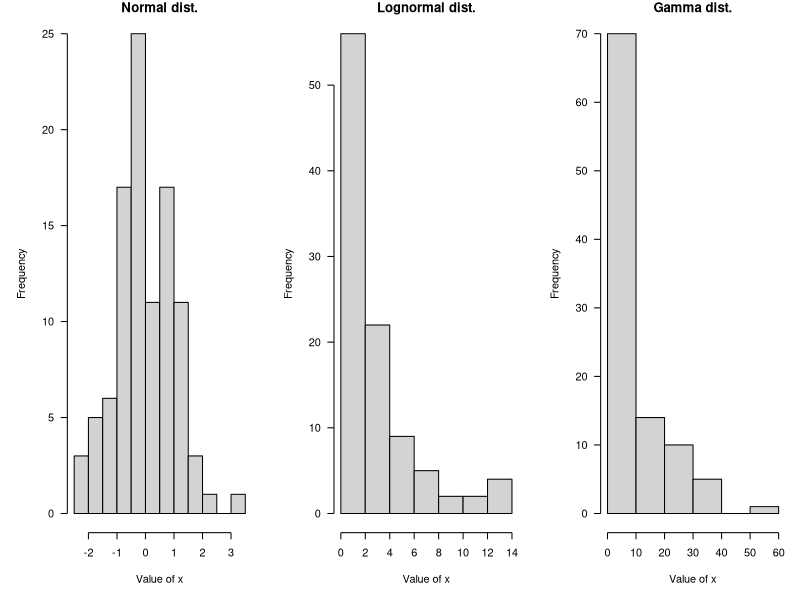
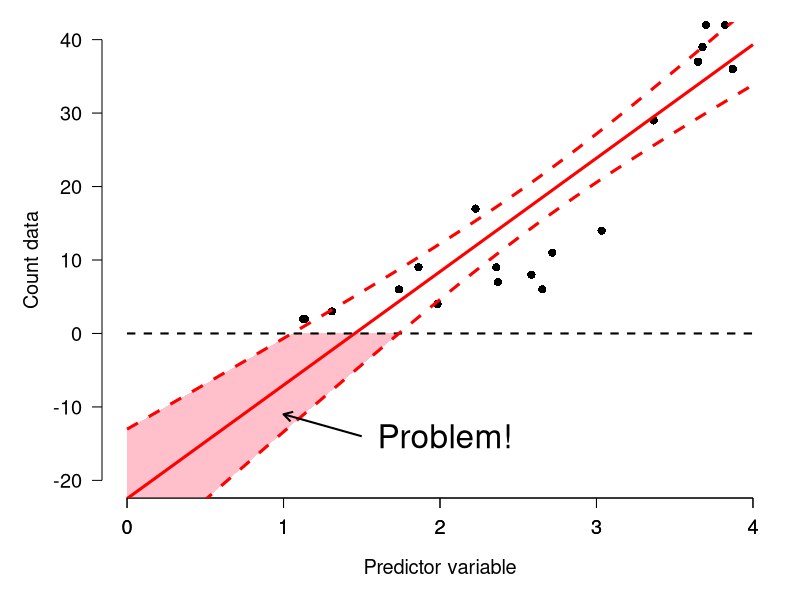
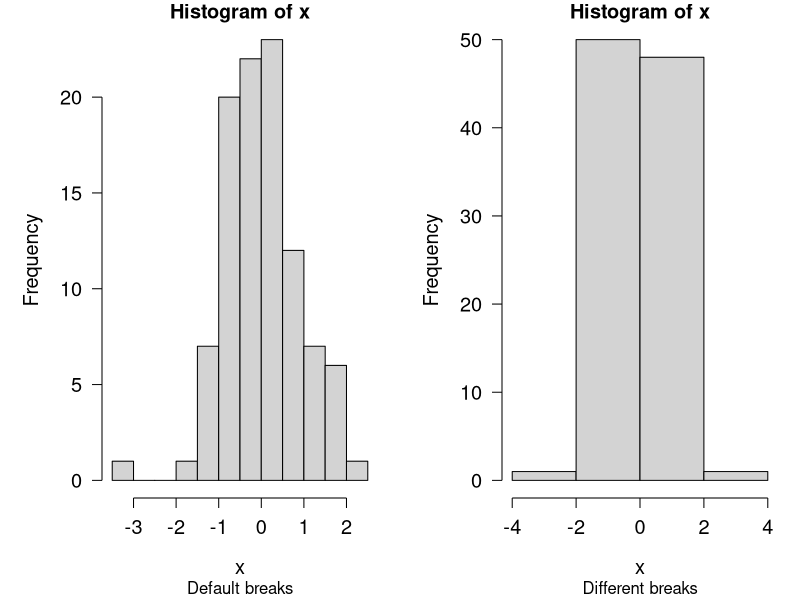
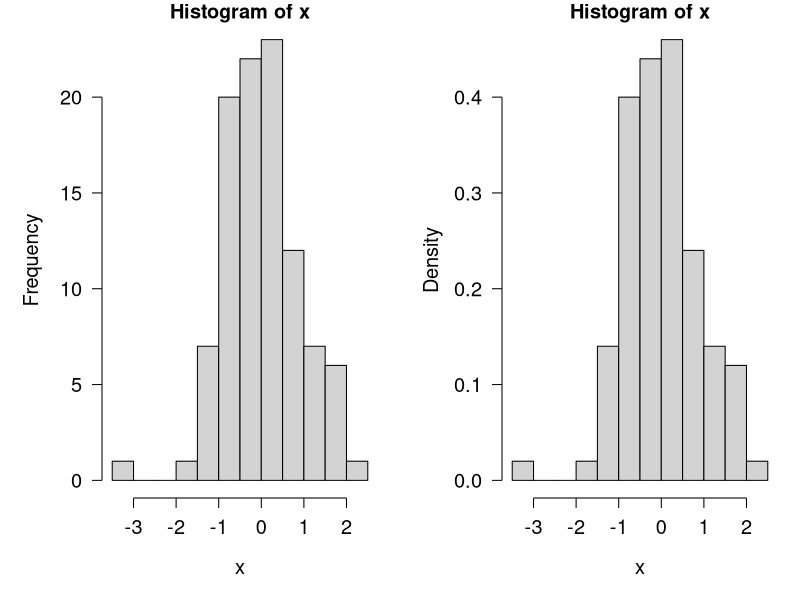
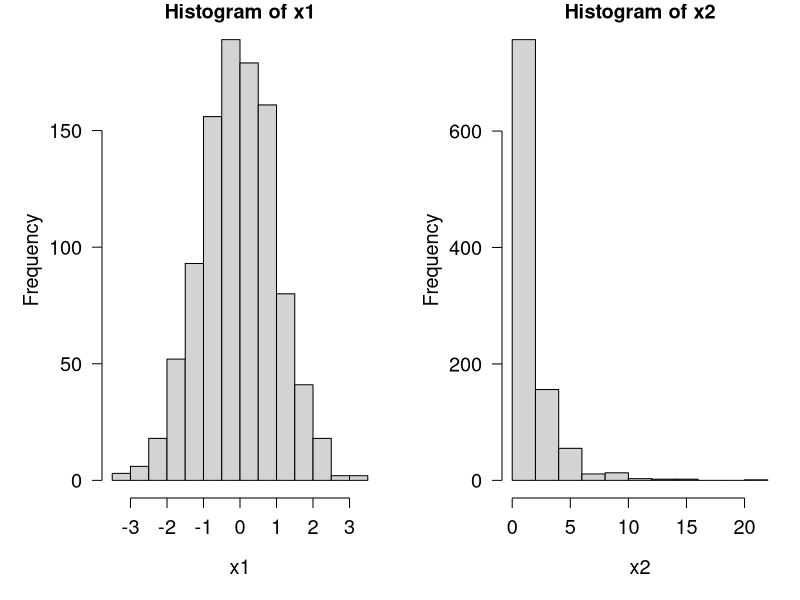
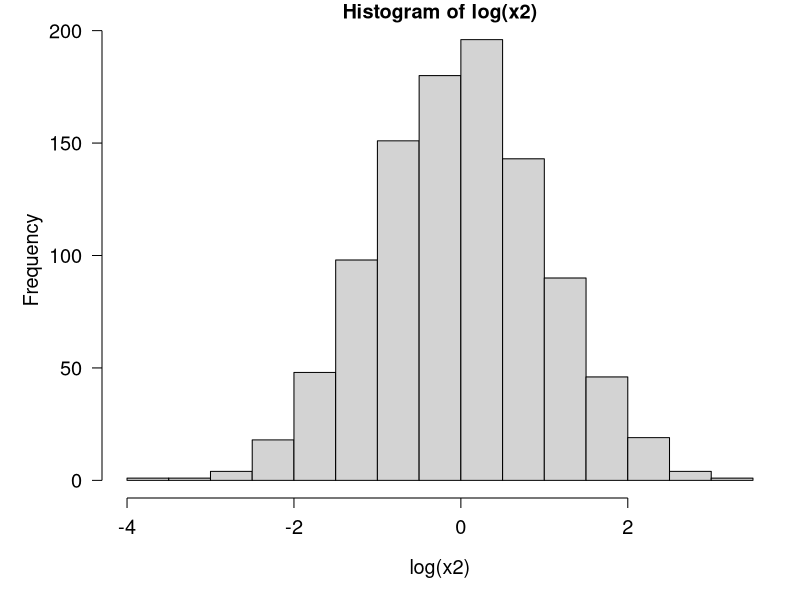
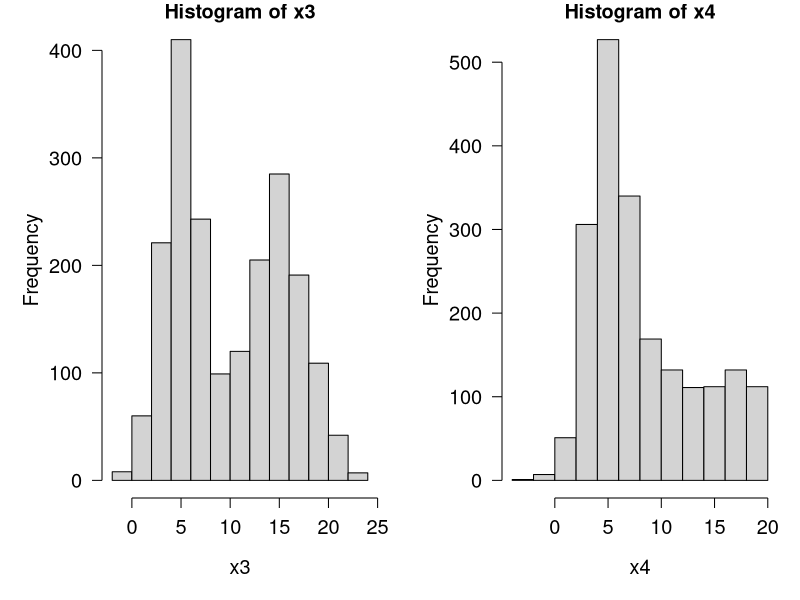
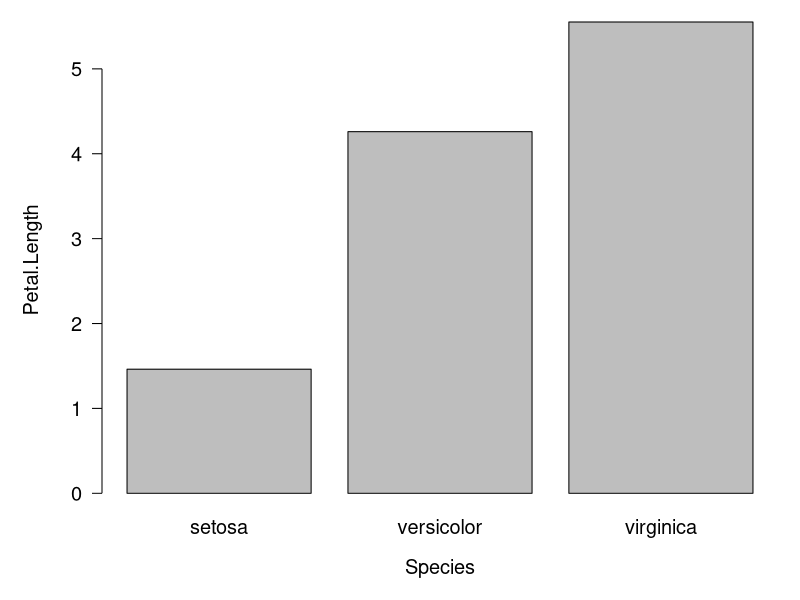

These charts were generated, in order, by the following R code:
## ---- chunk 1
#| echo: FALSE
par(mfrow=c(1,3), mar=c(5.1, 5.1, 1.1, 1.1), bty="n", las=1, lend=1)
hist(rnorm(100), main="Normal dist.", xlab="Value of x")
hist(rlnorm(100, 0.5, 1), main="Lognormal dist.", xlab="Value of x")
hist(rgamma(100, 1, 0.1), main="Gamma dist.", xlab="Value of x")
par(mfrow=c(1,1))
## ---- chunk 2
#| echo: false
# illustration of linear models vs. count data
set.seed(123)
n <- 20
x <- runif(n, 1, 4)
y <- rpois(n, exp(0.02 + 0.97 * x))

mod <- lm(y~x)
px <- seq(0, 4, length=50)
pred <- predict(mod, newdata=data.frame(x=px), se.fit=TRUE)
lo <- qnorm(0.025, pred$fit, pred$se.fit)
up <- qnorm(0.975, pred$fit, pred$se.fit)
mn <- pred$fit

# find problem x values
z <- px[which(up <= 0 | lo <= 0)]
zlo <- lo[which(px %in% z)]
zup <- up[which(px %in% z)]

par(mfrow=c(1,1), mar=c(5.1, 5.1, 1.1, 1.1), bty="n",
    las=1, lend=1, cex.axis=1.2, cex.lab=1.2)
plot(x,y, xlim=c(0, 4), ylim=c(-20, 40),
     ylab="Count data", xlab="Predictor variable",
     pch=16, cex=1.1, xpd=NA)
polygon(x=c(z, rev(z)),
    y=c(pmin(0, zup), rev(pmin(0, zlo))),
    border=NA, col="pink", xpd=FALSE)
axis(side=1, at=0:4)
segments(0, 0, 4, 0, lty=2, lwd=2)
points(px, lo, type="l", lty=2, lwd=3, col="red")
points(px, up, type="l", lty=2, lwd=3, col="red")
points(px, mn, type="l", lwd=3, col="red")
arrows(1.5, -14, 1, -11, length=0.1, lwd=2)
text(1.6, -14, "Problem!", adj=0, cex=2)
## ---- chunk 3
x <- rnorm(100)

# 1 row, 2 column plot layout
par(mfrow=c(1,2))
hist(x, sub="Default breaks")
hist(x, breaks=seq(-4, 4, by=2), sub="Different breaks")
## ---- chunk 4
# reset plot layout to 1 x 1
par(mfrow=c(1,1))
## ---- chunk 5

par(mfrow=c(1,2))
hist(x)
hist(x, freq=FALSE)

# reset
par(mfrow=c(1,1))
## ---- chunk 6
x1 <- rnorm(1000)
x2 <- rlnorm(1000)

par(mfrow=c(1,2))
hist(x1)
hist(x2)

# reset
par(mfrow=c(1,1))
## ---- chunk 7
hist(log(x2))
## ---- chunk 8
x1 <- rnorm(1000, 5, 2)
x2 <- rnorm(1000, 15, 3)
x3 <- c(x1, x2)

x1 <- rnorm(1000, 5, 2)
x2 <- runif(1000, 3, 20)
x4 <- c(x1, x2)

par(mfrow=c(1,2))
hist(x3)
hist(x4)

# reset
par(mfrow=c(1,1))
## ---- chunk 9
# get means and SD of a y variable by species in iris
agg <- aggregate(Petal.Length~Species, data=iris, mean)
agg$sd <- aggregate(Petal.Length~Species,
                    data=iris, sd)$Petal.Length

# get x axis values
bar <- barplot(Petal.Length~Species, data=agg)
## ---- chunk 10
# make plot with second call
barplot(Petal.Length~Species, data=agg, ylim=c(0, 7))
segments(bar[,1], agg$Petal.Length, bar[,1], agg$Petal.Length+agg$sd)
## ---- chunk 11
boxplot(iris$Petal.Width)
## ---- chunk 12
boxplot(iris$Petal.Width,
        ylab="Petal width (cm)",
        ylim=c(0,3))
## ---- chunk 13
boxplot(iris$Petal.Width~iris$Species,
        xlab="Species",
        ylab="Petal.Width (cm)",
        ylim=c(0,3))
## ---- chunk 14
x <- iris
x$color <- c("red", "white") #made up variable

# group by species and color:
boxplot(Petal.Width~Species+color, data=x,
        ylab="Petal width (cm)", ylim=c(0,3))
## ---- chunk 15
# difference in order of grouping:
boxplot(Petal.Width~color+Species, data=x,
        ylab="Petal width (cm)", ylim=c(0,3))
## ---- chunk 16
boxplot(Petal.Width~Species+color, data=x,
        ylab="Petal width (cm)", ylim=c(0,3))
# add missing tick mark with axis()
axis(side=1, at=6, labels="virginica.white")
## ---- chunk 17
set.seed(42)
n <- 1e3
x1 <- runif(n, 3, 8)
x2 <- rnorm(n, 7, 4)
par(mfrow=c(1,2))
plot(ecdf(x1))
plot(ecdf(x2))
# add lines at 20th percentile:
abline(h=0.2, lty=2, col="red")
abline(v=quantile(x2, 0.2), lty=2, col="red")
## ---- chunk 18
set.seed(42)
n <- 1e3
x1 <- rpois(n, 3)   # Poisson 
x2 <- rgeom(n, 0.3) # geometric 
par(mfrow=c(1,2))
plot(ecdf(x1))
plot(ecdf(x2))
## ---- chunk 19
class(ecdf(rnorm(100)))
## ---- chunk 20
set.seed(123)
x <- rnorm(1e2, 20, 5)
e1 <- ecdf(x) # define function for CDF(x)
x1 <- 0:100  # define new x values at which to calculate CDF
y1 <- e1(x1) # calculate CDF at each new x
par(mfrow=c(1,1))
plot(x1, y1, type="s", lwd=2, col="blue2")
## ---- chunk 21
set.seed(123)
n <- 1e4
mu <- 20
sig <- 5
x4 <- rnorm(n, mu, sig)
x1 <- x4[sample(1:n, 10, replace=TRUE)]
x2 <- x4[sample(1:n, 100, replace=TRUE)]
x3 <- x4[sample(1:n, 1000, replace=TRUE)]

xseq <- seq(0, 40, length=100)
y1 <- ecdf(x1)(xseq)
y2 <- ecdf(x2)(xseq)
y3 <- ecdf(x3)(xseq)
yt <- pnorm(xseq, mu, sig)

plot(xseq, yt, type="l", lwd=6, xlab="x",
     ylab="(E)CDF = F(x)")
points(xseq, y1, type="l", lwd=2, col="red")
points(xseq, y2, type="l", lwd=2, col="blue2")
points(xseq, y3, type="l", lwd=2, col="green")
legend("topleft", 
    legend=c(expression(n==10), expression(n==100), 
             expression(n==1000), "True CDF"),
    lwd=c(2,2,2,6),
    col=c("red", "blue2", "green", "black"),
    bty="n", cex=1.2)
## ---- chunk 22
set.seed(123)
n <- 1e3
par(mfrow=c(2,2))
plot(density(rnorm(n,5,2)), main="Normal(5, 2)")
plot(density(rgamma(n, 3, 2)), main="Gamma(3, 2)")
plot(density(runif(n)), main="Uniform(0, 1)")
plot(density(rpois(n,4)), main="Poisson(4)")
## ---- chunk 23
par(mfrow=c(2,2))
plot(density(rnorm(n,5,2)), main="Normal(5, 2)")
plot(density(rgamma(n, 3, 2), from=0), main="Gamma(3, 2)")
plot(density(runif(n), from=0, to=1), main="Uniform(0, 1)")
plot(density(rpois(n,4), from=0), main="Poisson(4)")
## ---- chunk 24
# make some data
set.seed(42)
n <- 1e3
x1 <- rpois(n, 4)
x2 <- rbinom(n, 20, 0.4)
x3 <- rgeom(n, 0.3)
x4 <- rnbinom(n, 10, 0.1)

# plot cell counts:
par(mfrow=c(2,2))
plot(table(x1))
plot(table(x2))
plot(table(x3))
plot(table(x4))
## ---- chunk 25
par(mfrow=c(2,2))
plot(table(x1)/n, ylab="Empirical PMF")
plot(table(x2)/n, ylab="Empirical PMF")
plot(table(x3)/n, ylab="Empirical PMF")
plot(table(x4)/n, ylab="Empirical PMF")
## ---- chunk 26
# compare to true PMF:
v1 <- 0:max(x1)
v2 <- 0:max(x2)
v3 <- 0:max(x3)
v4 <- 0:max(x4)
y1 <- dpois(v1, 4)
y2 <- dbinom(v2, 20, 0.4)
y3 <- dgeom(v3, 0.3)
y4 <- dnbinom(v4, 10, 0.1)

par(mfrow=c(2,2))
plot(table(x1)/n)
points(v1, y1, type="l", col="red", lwd=2)
plot(table(x2)/n)
points(v2, y2, type="l", col="red", lwd=2)
plot(table(x3)/n)
points(v3, y3, type="l", col="red", lwd=2)
plot(table(x4)/n)
points(v4, y4, type="l", col="red", lwd=2)
## ---- chunk 27
#| echo: false
#| fig.width: 8
#| height: 7
#| fig.align: "center"

set.seed(123)
sigma <- 2
n <- 25
x1 <- 1:20
x2 <- runif(n, 1, 20)
y1 <- 3.2 + 1.2*x1
y2 <- exp(0.001 + 2.1*log(x1))
y3 <- (5*x1)/(5+x1)
y4 <- 7/(1+exp(-(0.5)*(x1-10)))
y5 <- -0.74*(x1-10)^2
y6 <- 4 + 2.1*sin(x1/3)

par(mfrow=c(2,3), mar=c(5.1, 5.1, 1.1, 1.1), bty="n", lend=1, las=1,
    cex.axis=1.3, cex.lab=1.3)
plot(x1, y1, type="l", lwd=3, xlab="X", ylab="Y", main="Linear", xaxt="n", xlim=c(0, 20))
axis(side=1, at=seq(0, 20, by=5))
plot(x1, y2, type="l", lwd=3, xlab="X", ylab="Y", main="Exponential", xaxt="n", xlim=c(0, 20))
axis(side=1, at=seq(0, 20, by=5))
plot(x1, y3, type="l", lwd=3, xlab="X", ylab="Y", main="Michaelis-Menten", xaxt="n", xlim=c(0, 20))
axis(side=1, at=seq(0, 20, by=5))
plot(x1, y4, type="l", lwd=3, xlab="X", ylab="Y", main="Logistic", xaxt="n", xlim=c(0, 20))
axis(side=1, at=seq(0, 20, by=5))
plot(x1, y5, type="l", lwd=3, xlab="X", ylab="Y", main="Quadratic", xaxt="n", xlim=c(0, 20))
axis(side=1, at=seq(0, 20, by=5))
plot(x1, y6, type="l", lwd=3, xlab="X", ylab="Y", main="Sinusoidal", xaxt="n", xlim=c(0, 20))
axis(side=1, at=seq(0, 20, by=5))
## ---- chunk 28
plot(iris$Petal.Width,iris$Petal.Length)
## ---- chunk 29
plot(iris$Petal.Width,iris$Petal.Length,
    xlab="Petal width (cm)",             # x label
    ylab="Petal Length (cm)",            # y label
    xlim=c(0,3),                         # x axis limits
    ylim=c(0,8),                         # y axis limits
    main="Petal length vs. petal width"  # plot title
)#plot
## ---- chunk 30
# method 1: ifelse()
iris$color <- ifelse(iris$Species == "setosa", "black", 
    ifelse(iris$Species == "versicolor", "red", "blue"))

plot(iris$Petal.Width,iris$Petal.Length,
	col=iris$color, # color by species
	pch=16       # solid dots	
)
legend("bottomright", 
    legend=c("Setosa", "Versicolor", "Virginica"),
    pch=16, col=c("black", "red", "blue"))
## ---- chunk 31
# method 2: match()
####  recommended method ####

## get the species names
spps <- sort(unique(iris$Species))

## vector of colors
## can also use rainbow() or colorbrewer2.
cols <- c("blue", "yellow", "purple")

## assign names to colors
names(cols) <- spps

## assign to data frame
iris$color <- cols[iris$Species]

## use the new colors in a plot:
plot(iris$Petal.Width,iris$Petal.Length,
	col=iris$color, # color by species
	pch=16      # solid dots	
)
legend("bottomright", legend=spps, pch=16, col=cols)
## ---- chunk 32
# method 3: names()
spps <- sort(unique(iris$Species))
shps <- c(15, 16, 17)
names(shps) <- spps
iris$pch <- shps[iris$Species]

plot(iris$Petal.Width,iris$Petal.Length,
     pch=iris$pch, col=iris$color)
legend("bottomright", legend=spps, pch=shps, col=cols)
## ---- chunk 33
plot(iris$Petal.Width,iris$Petal.Length,
     pch=iris$pch, col=iris$color)
legend("bottomright", legend=spps, pch=shps, col=cols)
text(1.5, 5, "Flowers!", cex=4, col="red")
## ---- chunk 34
# remake without the offending text:
plot(iris$Petal.Width,iris$Petal.Length,
     pch=iris$pch, col=iris$color)
legend("bottomright", legend=spps, pch=shps, col=cols)
## ---- chunk 35
plot(iris$Petal.Length~iris$Sepal.Length,
	xlab="Sepal length (cm)",
	ylab="Petal length (cm)",
     xlim=c(0,8),ylim=c(0,8))
## ---- chunk 36
par(mar=c(4.1, 4.1, 1.1, 1.1),  # margin sizes
    bty="n",                    # no box around plot
    las=1,                      # axis labels in reading
                                # direction
    mgp=c(2.25, 1,0),           # position of axis components
    cex.axis=1.2,               # size of axis numbers
    cex.lab=1.2)                # size of axis titles
plot(iris$Petal.Length~iris$Sepal.Length,
	xlab="Sepal length (cm)",
	ylab="Petal length (cm)",
     xlim=c(0,8),ylim=c(0,8))
## ---- chunk 37
par(mfrow=c(2,2),           # layout
    mar=c(4.1,4.1,1.1,1.1), # margin sizes
    bty="n",                # no box around plot
    las=1,                  # rotate axis text
    cex.axis=1.2,           # axis text size
    cex.lab=1.2)            # label text size
hist(iris$Petal.Length, main="Plot 1")
hist(iris$Petal.Width, main="Plot 2")
hist(iris$Sepal.Length, main="Plot 3")
hist(iris$Sepal.Width, main="Plot 4")
## ---- chunk 38
par(mfrow=c(2,1),           # layout
    mar=c(4.1,4.1,1.1,1.1), # margin sizes
    bty="n",                # no box around plot
    las=1,                  # rotate axis text
    cex.axis=1.2,           # axis text size
    cex.lab=1.2)            # label text size
plot(iris$Petal.Length, iris$Sepal.Length)
plot(iris$Petal.Length, iris$Sepal.Width)
## ---- chunk 39
par(mfrow=c(1,2),           # layout
    mar=c(4.1,4.1,1.1,1.1), # margin sizes
    bty="n",                # no box around plot
    las=1,                  # rotate axis text
    cex.axis=1,           # axis text size
    cex.lab=1)            # label text size
plot(iris$Petal.Width, iris$Petal.Length)
boxplot(iris$Petal.Length~iris$Species)
## ---- chunk 40
# example with X and Y axes not aligned:
d1 <- iris[which(iris$Species == "setosa"),]
d2 <- iris[which(iris$Species == "versicolor"),]

par(mfrow=c(2,1))
plot(d1$Petal.Length, d1$Sepal.Length)
plot(d2$Petal.Length, d2$Sepal.Length)
## ---- chunk 41
# same plot but with axes lined up:
par(mfrow=c(2,1))
plot(d1$Petal.Length, d1$Sepal.Length, xlim=c(0,6), ylim=c(0,8))
plot(d2$Petal.Length, d2$Sepal.Length, xlim=c(0,6), ylim=c(0,8))
## ---- chunk 42
n <- 1e3

# legend in first panel:
par(mfrow=c(1,3))
hist(rnorm(n))
legend("topleft", legend="Data", fill="lightgrey")
hist(rnorm(n))
hist(rnorm(n))
## ---- chunk 43
# legend in second panel (note where legend() is):
par(mfrow=c(1,3))
hist(rnorm(n))
hist(rnorm(n))
legend("topright", legend="Data", fill="lightgrey")
hist(rnorm(n))
## ---- chunk 44
# load some data
data(crabs, package="MASS")

# make a spare copy
x <- crabs

# define columns for scatterplot matrix
dat.cols <- 4:8

# make scatterplot matrix
pairs(x[,dat.cols])
## ---- chunk 45
# define a function to add correlation coefficients
# borrowed from ?pairs
panel.cor <- function(x, y, digits = 2, prefix = "", cex.cor, ...)
{
    #usr <- par("usr"); on.exit(par(usr))
    par(usr = c(0, 1, 0, 1))
    r <- cor(x, y)
    txt <- format(c(r, 0.123456789), digits = digits)[1]
    txt <- paste0(prefix, txt)
    if(missing(cex.cor)) cex.cor <- 0.8/strwidth(txt)
    text(0.5, 0.5, txt, cex = 2*abs(r))
}

# example of use:
pairs(x[,dat.cols], 
      lower.panel=panel.smooth,
      upper.panel=panel.cor, gap=0)
## ---- chunk 46
panel.cor2 <- function(x, y, digits = 2, prefix = "", cex.cor, ...)
{
    par(usr = c(0, 1, 0, 1))
    r <- cor(x, y, method="spearman")## changed here!
    txt <- format(c(r, 0.123456789), digits = digits)[1]
    txt <- paste0(prefix, txt)
    if(missing(cex.cor)) cex.cor <- 0.8/strwidth(txt)
    text(0.5, 0.5, txt, cex = 2*abs(r))
}

# example of use:
# (might return warnings but these are ok)
pairs(x[,dat.cols], 
      lower.panel=panel.smooth,
      upper.panel=panel.cor2, gap=0)
## ---- chunk 47
library(vegan)
## ---- chunk 48
# get data and make a spare copy
data(varespec)
x <- varespec

# identify the variables with most variance
vx <- rev(sort(apply(x, 2, var)))
x <- x[,names(vx)[1:10]]

# calculate PCA and plot it
p1 <- pca(x, scale=TRUE)
biplot(p1)
## ---- chunk 49
summary(p1)
## ---- chunk 50
scores(p1, choices = 1:4, display = "species", scaling = 0)
## ---- chunk 51
x <- crabs
p1 <- rda(x[,4:8])
n1 <- metaMDS(x[,4:8])

p1s <- scores(p1)$sites
p1p <- scores(p1)$species

n1s <- scores(n1, "sites")
n1p <- scores(n1, "species")

cols1 <- ifelse(x$sex == "F", "red", "blue")
pch1 <- ifelse(x$sp == "B", 2, 1)

par(mfrow=c(1,2))
plot(p1s, col=cols1, pch=pch1, main="PCA fit")
legend("topleft",
       legend=c("B female", "B male", "O female", "O male"),
       pch=c(2, 2, 1, 1),
       col=c("red", "blue", "red", "blue"))
plot(n1s, col=cols1, pch=pch1, main="NMDS fit")
